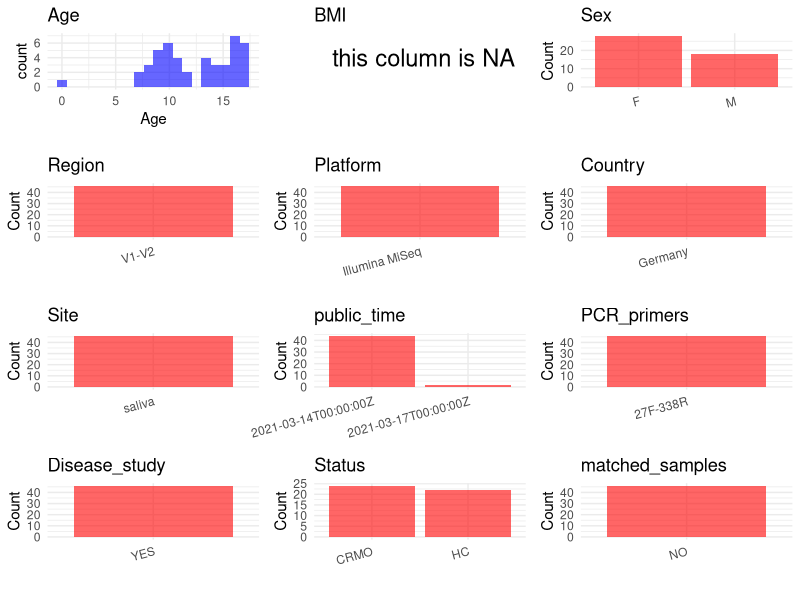

This figure's R source: (Note: this script raises an error after producing the figure.)
## ---- chunk 1
# Load necessary libraries
library(dplyr)
library(ggplot2)
library(cowplot)

# Set working directory (update this path to your local directory)
setwd("E:/bioproject_YSD/PRJEB22984")

# Read the initial metadata files
initial_meta <- read.csv("SraRunTable.csv", header = T) 

# Remove entries non-oral samples
initial_meta <- subset(initial_meta, environment_.material. %in%
                         c("saliva"))

# Display the first few rows of the metadata
head(initial_meta)
## ---- chunk 2
# Create a uniform metadata dataframe
metadata <- data.frame(
  BioProject = initial_meta$BioProject,
  Run = initial_meta$Run,
  sample_name = initial_meta$host_subject_id,
  Age = initial_meta$Host_Age,
  BMI = NA,
  Sex = initial_meta$host_sex,
  Region = initial_meta$target_subfragment,
  Platform = initial_meta$Instrument,
  Site = initial_meta$environment_.material.,
  public_time = initial_meta$ReleaseDate,
  Country = initial_meta$geo_loc_name_country,
  Status = initial_meta$host_disease_status,
  stringsAsFactors = FALSE
)

# Use abbreviations to indicate gender
metadata <- metadata %>%
  mutate(Sex = recode(Sex, "female" = "F", "male" = "M") %>%
  as.character() %>% 
  na_if("")) %>%
  filter(!is.na(Sex) & Sex != "")

# Add a horizontal bar between V3 and V4
metadata <- metadata %>%
  mutate(Region = recode(Region, "V1V2" = "V1-V2"))
## ---- chunk 3
# Add information obtained from the publication
metadata$PCR_primers <- "27F-338R"
metadata$title <- "Analysis of the fecal and oral microbiota in chronic recurrent multifocal osteomyelitis"
metadata$Disease_study <- "YES"
# Assign disease status based on sample_name patterns
metadata <- metadata %>%
  mutate(Status = recode(Status, "chronic recurrent multifocal osteomyelitis" = "CRMO", "healthy" = "HC"))

# Check initial data distribution
cat("Initial sample distribution:\n")
table(metadata$sample_name)
table(metadata$Site)

# Calculate sampling frequency per subject
sample_counts <- table(metadata$sample_name)
cat("\nNumber of samples per subject:\n")
print(sample_counts)

# Create matched_samples column
metadata$matched_samples <- ifelse(metadata$sample_name %in% names(sample_counts[sample_counts >= 2]), "YES", "NO")

cat("\nMatched samples distribution:\n")
table(metadata$matched_samples)

# Identify samples for removal: single samples excluding saliva
single_samples <- names(sample_counts[sample_counts == 1])
samples_to_remove <- metadata$sample_name %in% single_samples & 
                     !(metadata$Site %in% c("saliva"))

cat("\nNumber of samples to be removed:", sum(samples_to_remove), "\n")

# Remove identified samples
metadata_clean <- metadata[!samples_to_remove, ]

cat("\nFinal sample distribution after cleaning:\n")
table(metadata_clean$sample_name)
table(metadata_clean$Site)
table(metadata_clean$matched_samples)

# Use cleaned dataset for subsequent analysis
metadata <- metadata_clean
## ---- chunk 4
# Check the number of unique runs and sample names
print(paste("Number of unique runs:", length(unique(metadata$Run))))
print(paste("Number of unique sample names:", length(unique(metadata$sample_name))))
## ---- chunk 5
# Select columns for visualization
plot_data <- metadata %>%
  select(-BioProject, -Run, -sample_name, -title)

# Function to create simple plots for each column
create_simple_plots <- function(data) {
  plots <- list()
  
  for (col in colnames(data)) {
    # Check if the column is all NA
    if (all(is.na(data[[col]]))) {
      # Create an empty plot with text indicating all NA
      p <- ggplot() +
        annotate("text", x = 0.5, y = 0.5, label = "this column is NA", size = 6) +
        labs(title = col) +
        theme_void()
    } else if (is.numeric(data[[col]])) {
      # Numeric variable: histogram
      p <- ggplot(data, aes(x = .data[[col]])) +
        geom_histogram(fill = "blue", alpha = 0.6, bins = 20, na.rm = TRUE) +
        labs(title = col) +
        theme_minimal()
    } else {
      # Categorical variable: bar plot (remove NA values)
      count_data <- as.data.frame(table(data[[col]], useNA = "ifany"))
      p <- ggplot(count_data, aes(x = reorder(Var1, -Freq), y = Freq)) +
        geom_col(fill = "red", alpha = 0.6) +
        labs(title = col, x = NULL, y = "Count") +
        theme_minimal() +
        theme(axis.text.x = element_text(angle = 15, hjust = 1))
    }
    plots[[col]] <- p
  }
  
  return(plots)
}

# Generate and arrange plots
plots <- create_simple_plots(plot_data)
p<-plot_grid(plots$Age, 
          plots$BMI, 
          plots$Sex, 
          plots$Region, 
          plots$Platform, 
          plots$Country, 
          plots$Site,
          plots$public_time, 
          plots$PCR_primers,
          plots$Disease_study,
          plots$Status,
          plots$matched_samples,# add 
          ncol = 3, align = "hv", axis = "lb")
ggsave("Metadata_Summary.png", plot = p, width = 8, height = 6, dpi = 150)
## ---- chunk 6
knitr::include_graphics("Metadata_Summary.png")
## ---- chunk 7
# Reorder columns to match the desired format
metadata <- metadata[, c(
  "BioProject", "Run", "sample_name", "Age", "BMI", "Sex", 
  "Region", "Platform", "Country", "Site", "public_time", 
  "PCR_primers", "title", "Disease_study", "Status", "matched_samples"
)]

# Export the uniform metadata to a CSV file
write.csv(metadata, file = "metadata.csv", quote = FALSE)
head(metadata)
